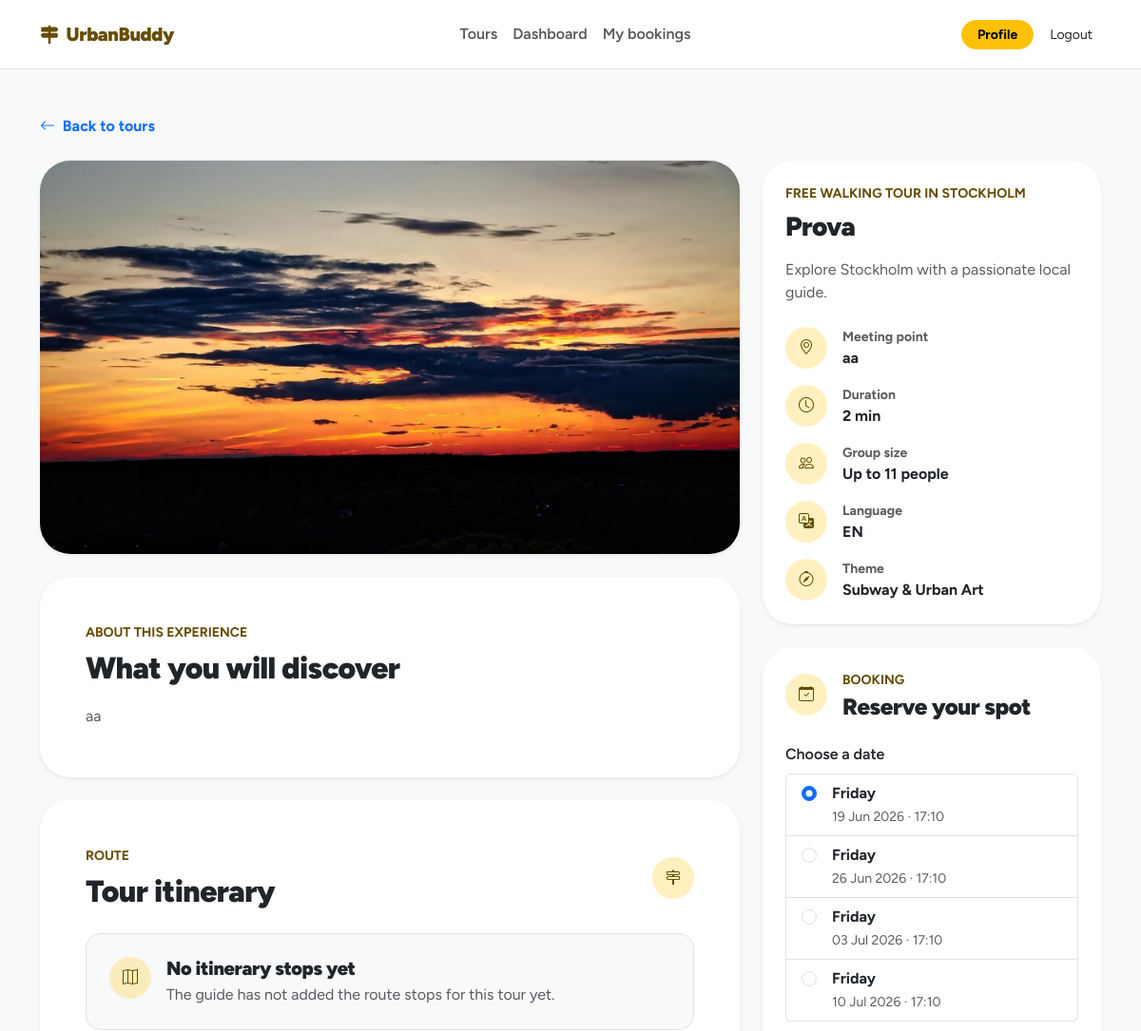
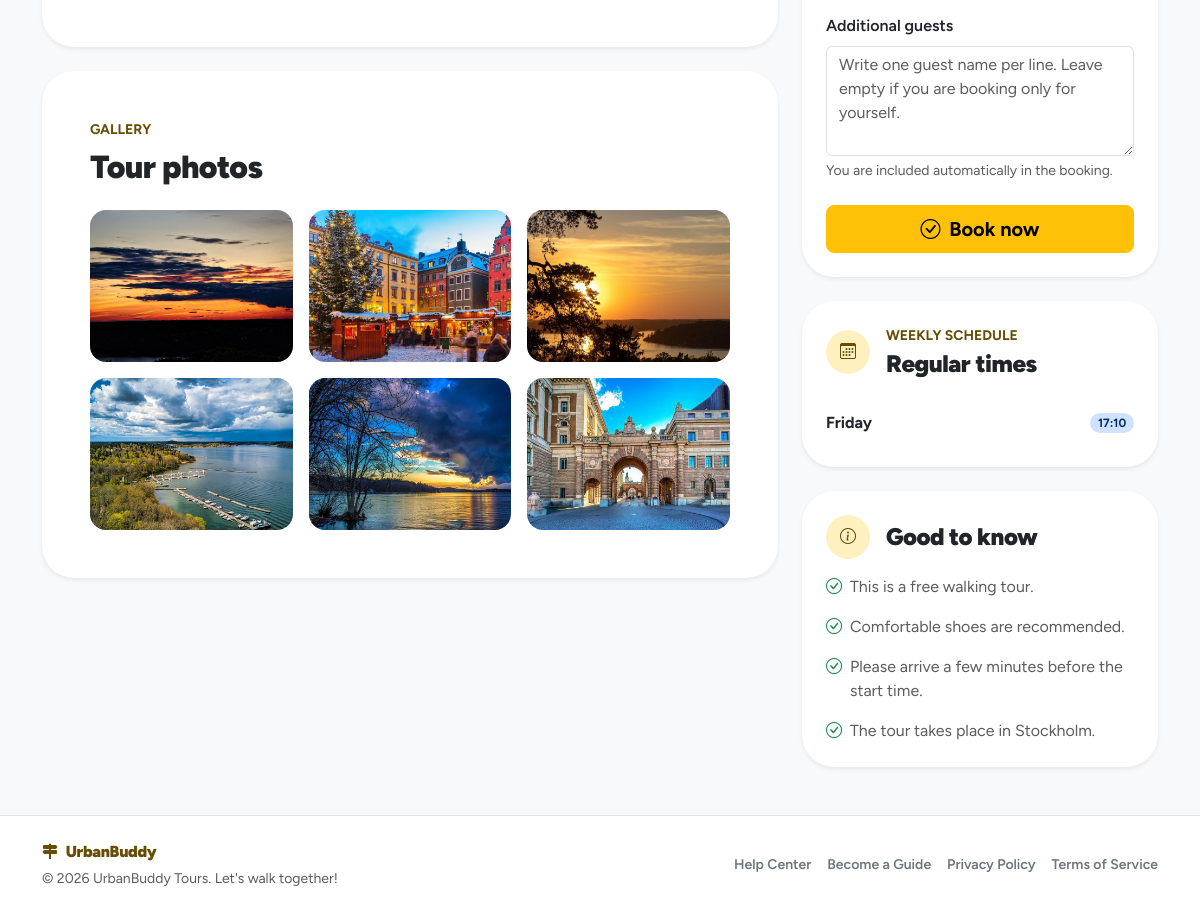
The page /tours/bb1ca759-3f2a-45bf-abb4-94d7d49190d3 (signed in) on the database as committed earlier (2 pictures, top to bottom).
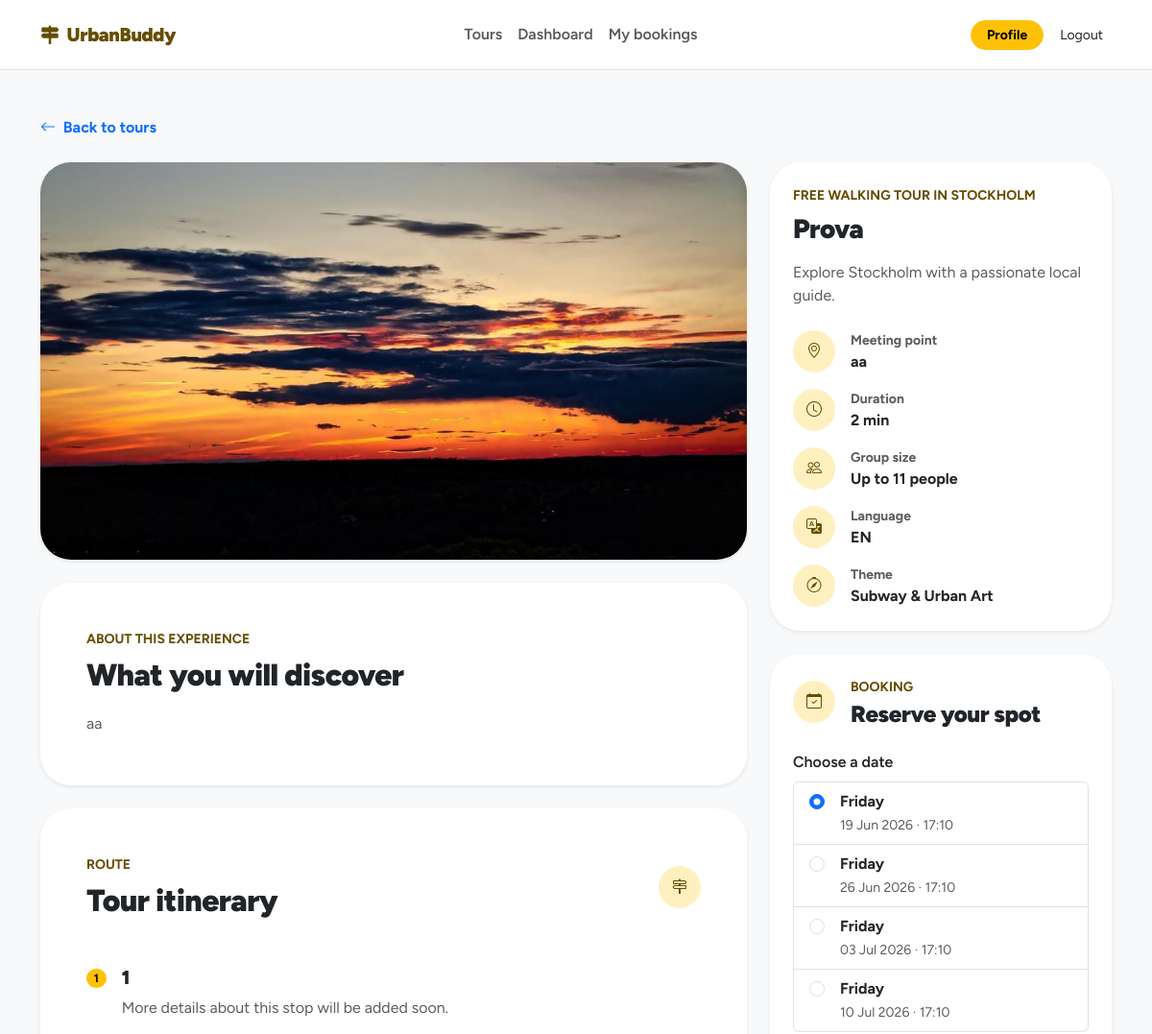
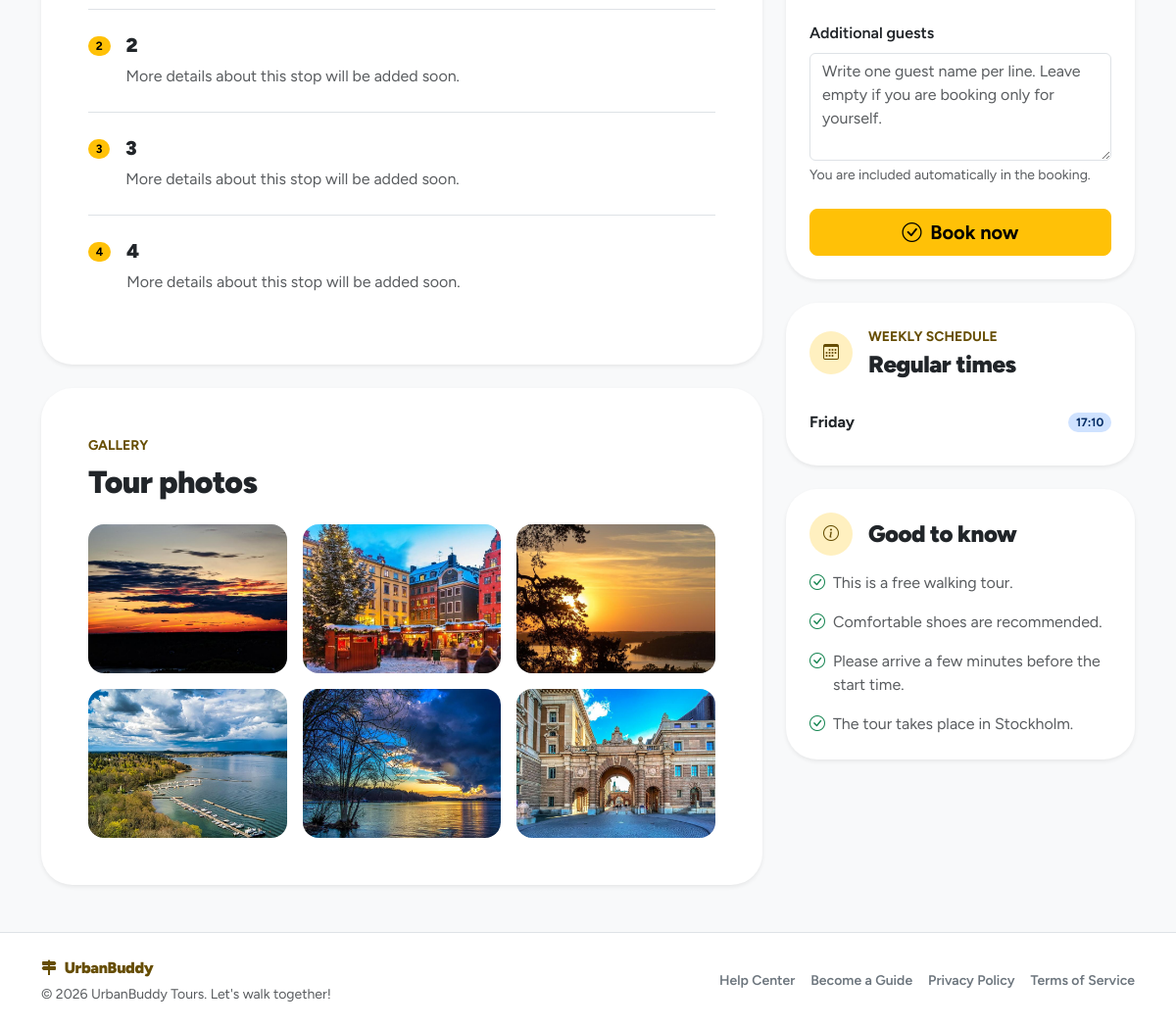
The same page on the database as committed later (2 pictures, top to bottom).
### tables this page shows
CREATE TABLE tour_photos (
    id TEXT PRIMARY KEY, -- UUID
    tour_id TEXT NOT NULL, -- FK verso UUID
    filename TEXT NOT NULL,
    created_at TEXT DEFAULT CURRENT_TIMESTAMP,
    FOREIGN KEY (tour_id) REFERENCES tours(id) ON DELETE CASCADE
);

CREATE TABLE tour_weekly_slots (
    id INTEGER PRIMARY KEY AUTOINCREMENT,
    tour_id TEXT NOT NULL, -- FK verso UUID
    day_of_week TEXT NOT NULL,
    start_time TEXT NOT NULL,
    created_at TEXT DEFAULT CURRENT_TIMESTAMP,
    updated_at TEXT DEFAULT CURRENT_TIMESTAMP,
    FOREIGN KEY (tour_id) REFERENCES tours(id) ON DELETE CASCADE
);

CREATE TABLE tour_stops (
    id TEXT PRIMARY KEY, -- UUID
    tour_id TEXT NOT NULL, -- FK verso UUID
    stop_name TEXT NOT NULL,
    stop_order INTEGER NOT NULL,
    latitude REAL,
    longitude REAL,
    description TEXT,
    created_at TEXT DEFAULT CURRENT_TIMESTAMP,
    updated_at TEXT DEFAULT CURRENT_TIMESTAMP,
    FOREIGN KEY (tour_id) REFERENCES tours(id) ON DELETE CASCADE
);

### app/public/routes.py (the view)
@public_bp.route("/tours/<tour_id>")
def tour_detail(tour_id):
    tour = get_public_tour_or_404(tour_id)
    photos = TourPhotosDAO.list_photos_by_tour(tour.id)
    stops = TourStopsDAO.list_stops_by_tour(tour.id)
    weekly_slots = TourWeeklySlotsDAO.list_slots_by_tour(tour.id)
    theme = ThemesDAO.get_theme_by_id(tour.theme_id)
    language = LanguagesDAO.get_language_by_id(tour.language_id)
    template_data = build_public_tour_detail_data(
        tour=tour,
        photos=photos,
        stops=stops,
        weekly_slots=weekly_slots,
        theme=theme,
        language=language,
    )
    return render_template("tour_detail.html", **template_data)

### app/auth/dao.py (called while the page is built)
    @staticmethod
    def _get_guide_language_ids(guide_id: str):
        db = get_db()
        rows = db.execute(
            """
            SELECT language_id
            FROM guide_languages
            WHERE guide_id = ?
            """,
            (guide_id,)
        ).fetchall()
        return [row["language_id"] for row in rows]

    @staticmethod
    def _attach_guide_languages(user: User):
        if user is None:
            return None
        if user.role == "guide":
            user.guide_language_ids = UsersDAO._get_guide_language_ids(user.id)
        return user

    @staticmethod
    def get_user_by_id(user_id: str):
        db = get_db()
        row = db.execute(
            "SELECT * FROM users WHERE id = ?",
            (user_id,)
        ).fetchone()
        user = User.from_row(row)
        return UsersDAO._attach_guide_languages(user)

### app/auth/routes.py (called while the page is built)
@login_manager.user_loader
def load_user(user_id):
    return UsersDAO.get_user_by_id(user_id)

### app/core/db.py (called while the page is built)
def get_db():
    if 'conn' not in g:
        g.conn = sqlite3.connect(current_app.config["DATABASE"])
        g.conn.row_factory = sqlite3.Row
    return g.conn

### app/core/utils.py (called while the page is built)
def get_now_in_app_timezone():
    return datetime.now(ZoneInfo(APP_TIMEZONE))

### app/templates/tour_detail.html (shortened to what the changed rows need)
{% extends "base.html" %}
{% block content %}
<section class="py-5">
    <div class="container">
        <div class="row g-4 align-items-start">
            <div class="col-lg-8">
                <div class="card border-0 shadow-sm rounded-5 overflow-hidden mb-4">
                    <div class="ratio ratio-16x9 bg-warning-subtle">
                        {% if cover_photo %}
                            <img
                                src="{{ url_for('static', filename='uploads/tours/' ~ cover_photo.filename) }}"
                                alt="{{ tour.title }}"
                                class="object-fit-cover"
                            >
                        {% else %}
                            <div class="d-flex align-items-center justify-content-center fs-1 fw-black text-warning-emphasis">
                                UrbanBuddy
                            </div>
                        {% endif %}
                    </div>
                </div>
                <div class="card border-0 shadow-sm rounded-5 mb-4">
                    <div class="card-body p-4 p-lg-5">
                        <h2 class="fw-black mb-3">
                            What you will discover
                        </h2>
                    </div>
                </div>
                <div class="card border-0 shadow-sm rounded-5 mb-4">
                    <div class="card-body p-4 p-lg-5">
                        <div class="d-flex align-items-center justify-content-between gap-3 mb-4">
                            <div>
                                <h2 class="fw-black mb-0">
                                    Tour itinerary
                                </h2>
                            </div>
                        </div>
                        {% if stops %}
                            <div class="list-group list-group-flush">
                                {% for stop in stops %}
                                    <div class="list-group-item px-0 py-4">
                                        <div class="d-flex gap-3">
                                            <div>
                                                <span class="badge rounded-pill text-bg-warning">
                                                    {{ loop.index }}
                                                </span>
                                            </div>
                                            <div>
                                                <h3 class="h5 fw-black mb-2">
                                                    {{ stop.stop_name }}
                                                </h3>
                                                {% if stop.description %}
                                                    <p class="text-body-secondary mb-0">
                                                        {{ stop.description }}
                                                    </p>
                                                {% else %}
                                                    <p class="text-body-secondary mb-0">
                                                        More details about this stop will be added soon.
                                                    </p>
                                                {% endif %}
                                            </div>
                                        </div>
                                    </div>
                                {% endfor %}
                            </div>
                        {% else %}
                            <div class="border rounded-4 p-4 bg-body-tertiary">
                                <div class="d-flex gap-3 align-items-start">
                                    <span class="icon-circle bg-warning bg-opacity-25 text-warning-emphasis">
                                        <i class="bi bi-map"></i>
                                    </span>
                                    <div>
                                        <h3 class="h5 fw-black mb-1">
                                            No itinerary stops yet
                                        </h3>
                                        <p class="text-body-secondary mb-0">
                                            The guide has not added the route stops for this tour yet.
                                        </p>
                                    </div>
                                </div>
                            </div>
                        {% endif %}
                    </div>
                </div>
                {% if photos and photos|length > 1 %}
                    <div class="card border-0 shadow-sm rounded-5">
                        <div class="card-body p-4 p-lg-5">
                            <h2 class="fw-black mb-4">
                                Tour photos
                            </h2>
                            <div class="row g-3">
                                {% for photo in photos %}
                                    <div class="col-6 col-md-4">
                                        <div class="ratio ratio-4x3 rounded-4 overflow-hidden bg-body-tertiary">
                                            <img
                                                src="{{ url_for('static', filename='uploads/tours/' ~ photo.filename) }}"
                                                alt="{{ tour.title }} photo {{ loop.index }}"
                                                class="object-fit-cover"
                                            >
                                        </div>
                                    </div>
                                {% endfor %}
                            </div>
                        </div>
                    </div>
                {% endif %}
            </div>
            <div class="col-lg-4">
                <div class="sticky-aside">
                    <div class="card border-0 shadow-sm rounded-5 mb-4">
                        <div class="card-body p-4">
                            <h1 class="h3 fw-black mb-3">
                                {{ tour.title }}
                            </h1>
                        </div>
                    </div>
                    <div id="booking" class="card border-0 shadow-sm rounded-5 mb-4">
                        <div class="card-body p-4">
                            <div class="d-flex align-items-center gap-3 mb-4">
                                <div>
                                    <h2 class="h4 fw-black mb-0">
                                        Reserve your spot
                                    </h2>
                                </div>
                            </div>
                            {% if upcoming_occurrences %}
                                <form method="POST" action="{{ url_for('public.book_tour', tour_id=tour.id) }}">
                                    <div class="mb-4">
                                        <div class="list-group">
                                            {% for occurrence in upcoming_occurrences %}
                                                <label class="list-group-item d-flex gap-3 align-items-start">
                                                    <input
                                                        class="form-check-input mt-1"
                                                        type="radio"
                                                        name="occurrence"
                                                        value="{{ occurrence.event_date }}|{{ occurrence.start_time }}"
                                                        {% if loop.first %}checked{% endif %}
                                                        required
                                                    >
                                                    <span>
                                                        <span class="d-block fw-bold">
                                                            {{ occurrence.weekday }}
                                                        </span>
                                                        <span class="small text-body-secondary">
                                                            {{ occurrence.date_label }} · {{ occurrence.start_time }}
                                                        </span>
                                                    </span>
                                                </label>
                                            {% endfor %}
                                        </div>
                                    </div>
                                </form>
                            {% else %}
                                <p class="text-body-secondary mb-0">
                                    No available dates have been published for this tour yet.
                                </p>
                            {% endif %}
                        </div>
                    </div>
                    <div id="schedule" class="card border-0 shadow-sm rounded-5 mb-4">
                        <div class="card-body p-4">
                            <div class="d-flex align-items-center gap-3 mb-4">
                                <div>
                                    <h2 class="h4 fw-black mb-0">
                                        Regular times
                                    </h2>
                                </div>
                            </div>
                            {% if schedule %}
                                <div class="list-group list-group-flush">
                                    {% for item in schedule %}
                                        <div class="list-group-item px-0 d-flex justify-content-between align-items-center">
                                            <span class="fw-bold">
                                                {{ item.day }}
                                            </span>
                                            <span class="badge rounded-pill bg-primary-subtle text-primary-emphasis">
                                                {{ item.time }}
                                            </span>
                                        </div>
                                    {% endfor %}
                                </div>
                            {% else %}
                                <p class="text-body-secondary mb-0">
                                    No weekly schedule has been published yet.
                                </p>
                            {% endif %}
                        </div>
                    </div>
                    <div class="card border-0 shadow-sm rounded-5">
                        <div class="card-body p-4">
                            <div class="d-flex align-items-center gap-3 mb-3">
                                <h2 class="h4 fw-black mb-0">
                                    Good to know
                                </h2>
                            </div>
                        </div>
                    </div>
                </div>
            </div>
        </div>
    </div>
</section>
{% endblock %}

Rows that differ between the two databases and show on the page:
added tour_stops: stop_name "1", shows "More details about this stop will be added soon."
added tour_stops: stop_name "2", shows "More details about this stop will be added soon."
added tour_stops: stop_name "3", shows "More details about this stop will be added soon."
added tour_stops: stop_name "4", shows "More details about this stop will be added soon."
Other text that changed with them:
text no longer shown: "No itinerary stops yet The guide has not added the route stops for this tour yet."
